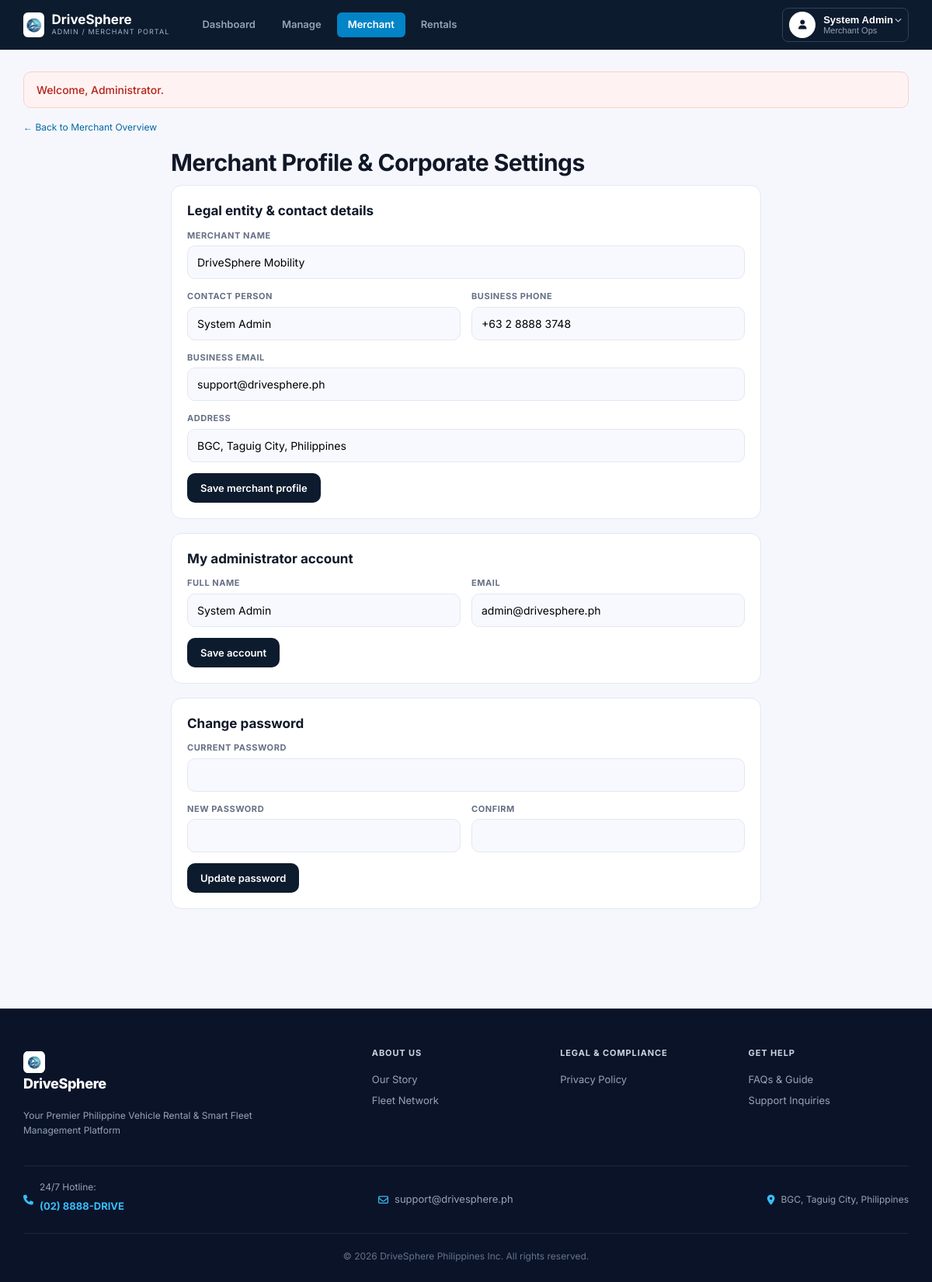
The app's page /admin/settings.php (signed in) with its own data.
### tables this page shows
CREATE TABLE IF NOT EXISTS `merchant_profile` (
  `id` INT PRIMARY KEY,
  `merchant_name` VARCHAR(120) NOT NULL,
  `contact_name` VARCHAR(100) DEFAULT NULL,
  `phone` VARCHAR(30) DEFAULT NULL,
  `email` VARCHAR(100) DEFAULT NULL,
  `address` VARCHAR(200) DEFAULT NULL
);

CREATE TABLE IF NOT EXISTS `users` (
  `id` INT AUTO_INCREMENT PRIMARY KEY,
  `first_name` VARCHAR(50) NOT NULL,
  `last_name` VARCHAR(50) NOT NULL,
  `email` VARCHAR(100) NOT NULL UNIQUE,
  `email_verified` TINYINT(1) DEFAULT 1,
  `phone` VARCHAR(20) DEFAULT NULL,
  `phone_verified` TINYINT(1) DEFAULT 1,
  `avatar` VARCHAR(255) DEFAULT NULL,
  `license_number` VARCHAR(50) DEFAULT NULL,
  `password` VARCHAR(255) NOT NULL,
  `role` ENUM('customer','admin') DEFAULT 'customer',
  `created_at` TIMESTAMP DEFAULT CURRENT_TIMESTAMP
);

### admin/settings.php (the view, shortened to what this page needs)
<?php
require_once __DIR__ . '/../includes/admin_header.php';
$adminId = admin_user_id();
$me = $pdo->prepare("SELECT * FROM users WHERE id=?"); $me->execute([$adminId]); $me = $me->fetch();
$m = $merchant;
?>
<div class="crumb"><a href="<?= $A ?>merchant.php">&larr; Back to Merchant Overview</a></div>
<div style="max-width:760px;margin:0 auto">
<h1 class="t">Merchant Profile &amp; Corporate Settings</h1>
<form method="post" class="card"><?= csrf_field() ?><input type="hidden" name="action" value="merchant"><h3>Legal entity &amp; contact details</h3>
  <div class="field"><label>Merchant name</label><input name="merchant_name" required value="<?= e($m['merchant_name']) ?>"></div>
  <div class="row2"><div class="field"><label>Contact person</label><input name="contact_name" value="<?= e($m['contact_name'] ?? '') ?>"></div><div class="field"><label>Business phone</label><input name="phone" value="<?= e($m['phone'] ?? '') ?>"></div></div>
  <div class="field"><label>Business email</label><input type="email" name="email" value="<?= e($m['email'] ?? '') ?>"></div>
  <div class="field"><label>Address</label><input name="address" value="<?= e($m['address'] ?? '') ?>"></div>
  <button class="btn-d">Save merchant profile</button></form>
<form method="post" class="card"><?= csrf_field() ?><input type="hidden" name="action" value="account"><h3>My administrator account</h3>
  <div class="row2"><div class="field"><label>Full name</label><input name="full_name" required value="<?= e(trim($me['first_name'] . ' ' . ($me['last_name'] === '-' ? '' : $me['last_name']))) ?>"></div><div class="field"><label>Email</label><input type="email" name="email" required value="<?= e($me['email']) ?>"></div></div>
  <button class="btn-d">Save account</button></form>
<form method="post" class="card"><?= csrf_field() ?><input type="hidden" name="action" value="password"><h3>Change password</h3>
  <div class="field"><label>Current password</label><input type="password" name="current_password" required></div>
  <div class="row2"><div class="field"><label>New password</label><input type="password" name="new_password" minlength="8" required></div><div class="field"><label>Confirm</label><input type="password" name="confirm_password" minlength="8" required></div></div>
  <button class="btn-d">Update password</button></form>
</div>
<?php require __DIR__ . '/../includes/admin_footer.php'; ?>

### records on screen
merchant_profile: merchant_name "DriveSphere Mobility", contact_name "System Admin", phone "+63 2 8888 3748", email "support@drivesphere.ph", address "BGC, Taguig City, Philippines"
users: full_name "System Admin", email "admin@drivesphere.ph"

### other values on screen
$f['msg'] "Welcome, Administrator."
